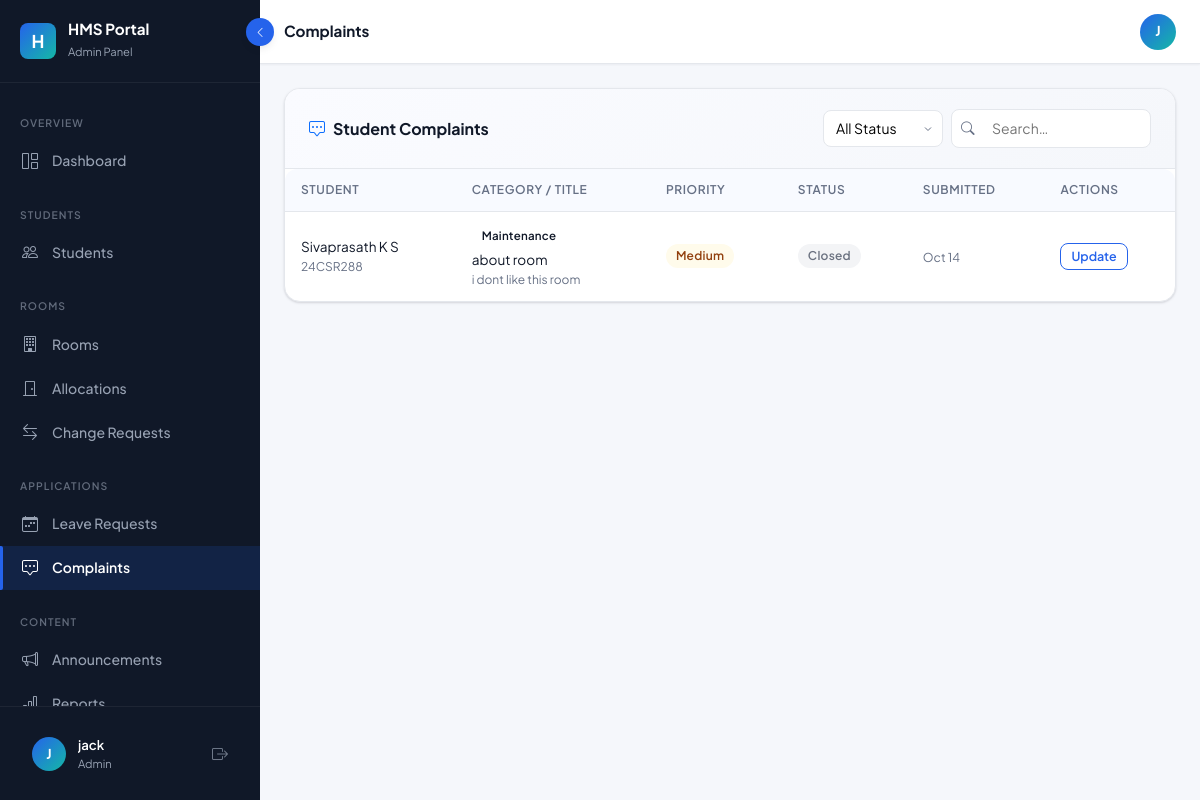
The app's page /admin/complaints (signed in) with its own data.
### tables this page shows
CREATE TABLE Complaints (
    complaint_id     INTEGER PRIMARY KEY AUTOINCREMENT,
    student_id       INTEGER NOT NULL REFERENCES Students(student_id) ON DELETE CASCADE,
    title            TEXT NOT NULL,
    category         TEXT NOT NULL DEFAULT 'Other',
    description      TEXT,
    priority         TEXT NOT NULL DEFAULT 'Medium' CHECK(priority IN ('Low','Medium','High','Urgent')),
    status           TEXT NOT NULL DEFAULT 'Submitted' CHECK(status IN ('Submitted','In Progress','Resolved','Closed')),
    resolution_notes TEXT,
    resolved_by      INTEGER REFERENCES Users(user_id),
    resolved_at      TEXT,
    created_at       TEXT NOT NULL DEFAULT (datetime('now')),
    updated_at       TEXT NOT NULL DEFAULT (datetime('now'))
);

CREATE TABLE Users (
    user_id       INTEGER PRIMARY KEY AUTOINCREMENT,
    email         TEXT NOT NULL UNIQUE,
    password_hash TEXT NOT NULL,
    role          TEXT NOT NULL DEFAULT 'student' CHECK(role IN ('admin','student')),
    full_name     TEXT NOT NULL,
    phone         TEXT,
    is_active     INTEGER NOT NULL DEFAULT 1,
    created_at    TEXT NOT NULL DEFAULT (datetime('now')),
    updated_at    TEXT NOT NULL DEFAULT (datetime('now'))
);

CREATE TABLE Students (
    student_id          INTEGER PRIMARY KEY AUTOINCREMENT,
    user_id             INTEGER NOT NULL UNIQUE REFERENCES Users(user_id) ON DELETE CASCADE,
    registration_number TEXT NOT NULL UNIQUE,
    department          TEXT,
    academic_year       TEXT,
    guardian_name       TEXT,
    guardian_phone      TEXT,
    address             TEXT,
    account_status      TEXT NOT NULL DEFAULT 'active' CHECK(account_status IN ('active','inactive','suspended')),
    joined_date         TEXT,
    created_at          TEXT NOT NULL DEFAULT (datetime('now'))
);

### routes/admin_routes.py (the view)
@admin_bp.route('/complaints')
@admin_required
def complaints():
    all_complaints = complaint_service.get_complaints()
    return render_template('admin/complaints.html', complaints=all_complaints)

### app.py (called while the page is built, shortened)
def create_app():
    basedir = os.path.abspath(os.path.dirname(__file__))
    app = Flask(
        __name__,
        template_folder=os.path.join(basedir, 'templates'),
        static_folder=os.path.join(basedir, 'static')
    )
    app.config.from_object(Config)
    with app.app_context():
        init_db()
    app.register_blueprint(auth_bp)
    app.register_blueprint(student_bp)
    app.register_blueprint(admin_bp)
    @app.template_filter('format_date')
    def format_date(val, fmt='%b %d, %Y'):
        if not val:
            return ''
        if hasattr(val, 'strftime'):
            try:
                return val.strftime(fmt)
            except Exception:
                pass
    app.teardown_appcontext(close_db)
    return app

### models/db.py (called while the page is built, shortened)
def get_db_path():
    if os.environ.get('DATABASE_FILE'):
        return os.environ['DATABASE_FILE']

def get_db():
    if 'db' not in g:
        db_path = get_db_path()
        g.db = sqlite3.connect(
            db_path,
            detect_types=sqlite3.PARSE_DECLTYPES | sqlite3.PARSE_COLNAMES
        )
        g.db.row_factory = sqlite3.Row   # rows behave like dicts
        g.db.execute("PRAGMA foreign_keys = ON")
        try:
            g.db.execute("PRAGMA journal_mode = WAL")
        except sqlite3.OperationalError:
            g.db.execute("PRAGMA journal_mode = DELETE")
    return g.db

def _wrap_row(d):
    for k, v in d.items():
        if isinstance(v, str) and (k in DATE_KEYS or k.endswith('_date') or k.endswith('_at')):
            d[k] = DateString(v)
    return d

def fetchall(sql, params=()):
    cur = get_db().execute(sql, params)
    rows = cur.fetchall()
    return [_wrap_row(dict(r)) for r in rows]

    def strftime(self, fmt):
        try:
            from datetime import datetime
            clean = self.strip().replace('Z', '')
            if 'T' in clean:
                dt = datetime.fromisoformat(clean)
            elif ' ' in clean:
                dt = datetime.strptime(clean.split('.')[0], '%Y-%m-%d %H:%M:%S')
            else:
                dt = datetime.strptime(clean, '%Y-%m-%d')
            return dt.strftime(fmt)
        except Exception:
            return self

### services/complaint_service.py (called while the page is built, shortened)
def get_complaints(student_id=None):
    return db.fetchall(
        """SELECT c.*, u.full_name, s.registration_number
           FROM Complaints c
           JOIN Students s ON c.student_id = s.student_id
           JOIN Users u    ON s.user_id    = u.user_id
           ORDER BY c.created_at DESC"""
    )

### templates/admin/complaints.html (shortened to what this page needs)
{% extends "layouts/dashboard.html" %}
{% block page_title %}Complaints{% endblock %}
{% block sidebar_role %}Admin Panel{% endblock %}
{% block sidebar_nav %}{% include 'admin/_nav.html' %}{% endblock %}
{% block content %}
<div class="hms-card animate-fade-in-up">
  <div class="hms-card-header">
    <span class="hms-card-title"><i class="bi bi-chat-square-dots text-primary"></i> Student Complaints</span>
    <div class="d-flex gap-2 align-items-center">
      <select class="filter-select" data-filter-table="compTable" data-filter-col="4">
        <option value="">All Status</option>
      </select>
      <div class="hms-search" style="width:200px;">
        <input type="text" class="hms-search-input" data-search-table="compTable" placeholder="Search…" style="width:100%;"/>
      </div>
    </div>
  </div>
  <div class="table-responsive-hms">
    {% if complaints %}
    <table class="hms-table" id="compTable">
      <thead>
        <tr><th>Student</th><th>Category / Title</th><th>Priority</th><th>Status</th><th>Submitted</th><th>Actions</th></tr>
      </thead>
      <tbody>
      {% for c in complaints %}
      {% set s = c.status.lower().replace(' ', '') %}
      <tr>
        <td>
          <div class="fw-600" style="font-size:0.85rem;">{{ c.full_name }}</div>
          <div style="font-size:0.75rem;color:var(--hms-text-muted);">{{ c.registration_number }}</div>
        </td>
        <td>
          <span class="badge-hms badge-neutral" style="font-size:0.72rem;margin-bottom:3px;display:inline-block;">{{ c.category }}</span>
          <div class="fw-600" style="font-size:0.85rem;">{{ c.title }}</div>
          <div style="font-size:0.75rem;color:var(--hms-text-muted);max-width:220px;overflow:hidden;text-overflow:ellipsis;white-space:nowrap;">{{ c.description }}</div>
        </td>
        <td><span class="badge-hms badge-{{ c.priority.lower() }}">{{ c.priority }}</span></td>
        <td>
          <span class="badge-hms badge-{{ 'inprogress' if 'progress' in s else s }}">{{ c.status }}</span>
        </td>
        <td><small style="color:var(--hms-text-muted);">{{ c.created_at|format_date('%b %d') }}</small></td>
        <td>
          <button type="button" class="btn-hms-outline" style="padding:3px 10px;font-size:0.78rem;"
                  data-bs-toggle="modal" data-bs-target="#cModal{{ c.complaint_id }}">
            Update
          </button>
        </td>
      </tr>
      {% endfor %}
      </tbody>
    </table>
    {% else %}
    <div class="empty-state">
      <div class="empty-state-icon"><i class="bi bi-chat-square-dots"></i></div>
      <div class="empty-state-title">No complaints</div>
    </div>
    {% endif %}
  </div>
</div>
{% endblock %}

### static/css/animations.css (style rules this page uses)
:root { --hms-navy: #101828; --hms-navy-light: #1D2939; --hms-navy-mid: #344054; --hms-blue: #2563EB; --hms-blue-light: #3B82F6; --hms-blue-pale: #EFF6FF; --hms-teal: #14B8A6; --hms-teal-light: #2DD4BF; --hms-teal-pale: #F0FDFA; --hms-bg: #F5F7FB; --hms-surface: #FFFFFF; --hms-border: #E4E7EC; --hms-text: #101828; --hms-text-muted: #667085; --hms-success: #12B76A; --hms-warning: #F79009; --hms-danger: #F04438; --hms-info: #0BA5EC; --sidebar-width: 260px; --sidebar-collapsed: 70px; --sidebar-bg: #101828; --sidebar-text: #98A2B3; --sidebar-active-text: #FFFFFF; --sidebar-active-bg: rgba(37,99,235,0.15); --sidebar-active-bar: #2563EB; --sidebar-hover-bg: rgba(255,255,255,0.06); --shadow-xs: 0 1px 2px rgba(16,24,40,0.05); --shadow-sm: 0 1px 3px rgba(16,24,40,0.10), 0 1px 2px rgba(16,24,40,0.06); --shadow-md: 0 4px 8px -2px rgba(16,24,40,0.10), 0 2px 4px -2px rgba(16,24,40,0.06); --shadow-lg: 0 12px 16px -4px rgba(16,24,40,0.08), 0 4px 6px -2px rgba(16,24,40,0.03); --shadow-xl: 0 20px 24px -4px rgba(16,24,40,0.08), 0 8px 8px -4px rgba(16,24,40,0.03); --shadow-glow: 0 0 20px rgba(37,99,235,0.25); --radius-xs: 4px; --radius-sm: 8px; --radius-md: 12px; --radius-lg: 16px; --radius-xl: 24px; --radius-full: 9999px; --space-1: 4px; --space-2: 8px; --space-3: 12px; --space-4: 16px; --space-5: 20px; --space-6: 24px; --space-8: 32px; --space-10: 40px; --space-12: 48px; --ease-smooth: cubic-bezier(0.4, 0, 0.2, 1); --ease-spring: cubic-bezier(0.34, 1.56, 0.64, 1); --ease-out: cubic-bezier(0, 0, 0.2, 1); --dur-fast: 150ms; --dur-normal: 300ms; --dur-slow: 500ms; --dur-xslow: 800ms; }
.animate-fade-in-up { animation: fadeInUp var(--dur-normal) var(--ease-smooth) both; }
.btn-hms-outline { background: transparent; color: var(--hms-blue); border: 1.5px solid var(--hms-blue); border-radius: var(--radius-sm); padding: 0.55rem 1.2rem; font-weight: 600; font-size: 0.9rem; cursor: pointer; transition: all var(--dur-normal) var(--ease-smooth); display: inline-flex; align-items: center; gap: var(--space-2); }
.hms-card { background: var(--hms-surface); border: 1px solid var(--hms-border); border-radius: var(--radius-lg); box-shadow: var(--shadow-sm); overflow: hidden; transition: box-shadow var(--dur-normal) var(--ease-smooth), transform var(--dur-normal) var(--ease-smooth); }
.hms-card-header { padding: var(--space-5) var(--space-6); border-bottom: 1px solid var(--hms-border); display: flex; align-items: center; justify-content: space-between; background: linear-gradient(135deg, #FAFBFF 0%, #F5F7FB 100%); }
.hms-card-title { font-size: 1rem; font-weight: 700; color: var(--hms-text); display: flex; align-items: center; gap: var(--space-2); }
.badge-hms { display: inline-flex; align-items: center; gap: 4px; padding: 3px 10px; border-radius: var(--radius-full); font-size: 0.75rem; font-weight: 600; letter-spacing: 0.02em; transition: transform var(--dur-fast); }
.badge-closed { background: #F3F4F6; color: #6B7280; }
.badge-medium { background: #FFFBEB; color: #92400E; }
.hms-table { width: 100%; border-collapse: collapse; font-size: 0.875rem; }
.hms-table th { background: #F8FAFF; color: var(--hms-text-muted); font-weight: 600; font-size: 0.75rem; text-transform: uppercase; letter-spacing: 0.05em; padding: var(--space-3) var(--space-4); border-bottom: 1px solid var(--hms-border); white-space: nowrap; }
.hms-table td { padding: var(--space-3) var(--space-4); border-bottom: 1px solid var(--hms-border); color: var(--hms-text); vertical-align: middle; }
.hms-table tbody tr { animation: rowFadeIn 0.3s var(--ease-smooth) both; transition: background var(--dur-fast); }
.hms-table tbody tr:last-child td { border-bottom: none; }
.hms-table tbody tr:nth-child(1) { animation-delay: 0.03s; }
.hms-search { position: relative; }
.hms-search-input { padding-left: 2.5rem; border: 1.5px solid var(--hms-border); border-radius: var(--radius-sm); padding: 0.5rem 0.5rem 0.5rem 2.5rem; font-size: 0.875rem; transition: border-color var(--dur-fast), box-shadow var(--dur-fast); outline: none; background: var(--hms-surface); }

### records on screen
Complaints: full_name "Sivaprasath K S", registration_number "24CSR288", category "Maintenance", title "about room", description "i dont like this room", priority "Medium", status "Closed", created_at "Oct 14"

### other values on screen
{{ session.name[0]|upper if session.name else 'U' }} "J"
{{ session.name }} "jack"
{{ session.role|capitalize }} "Admin"
